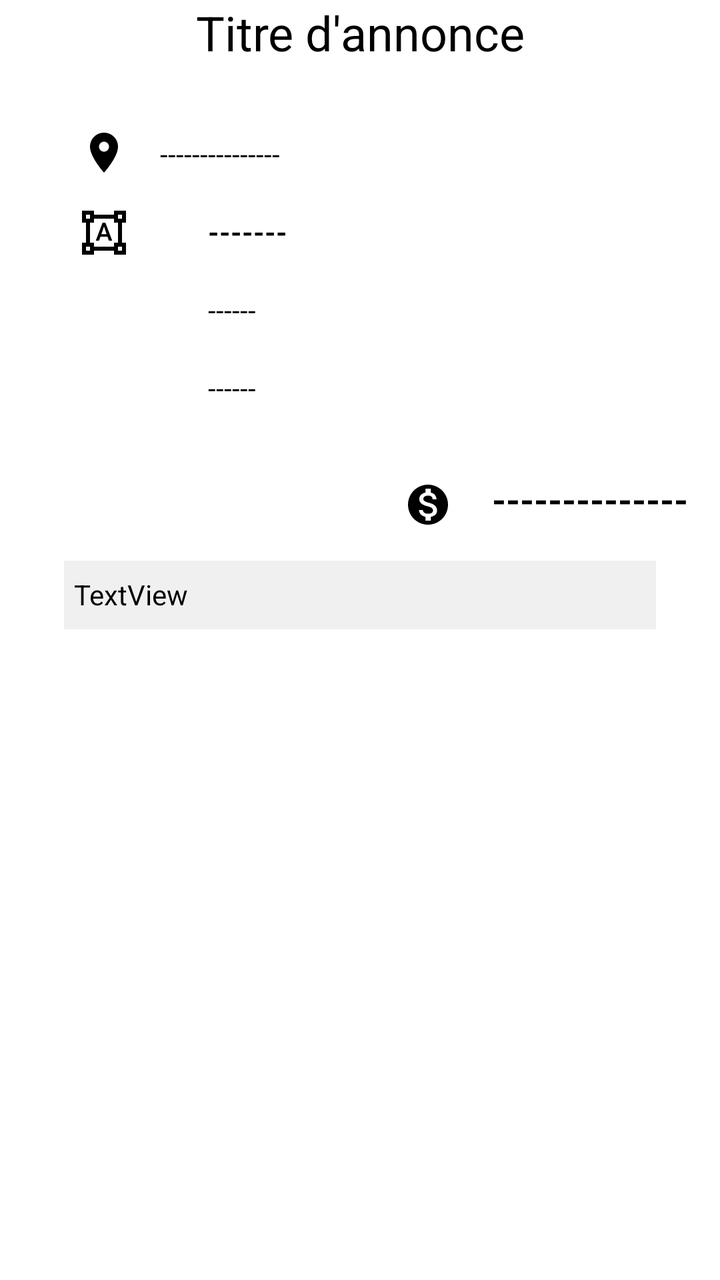
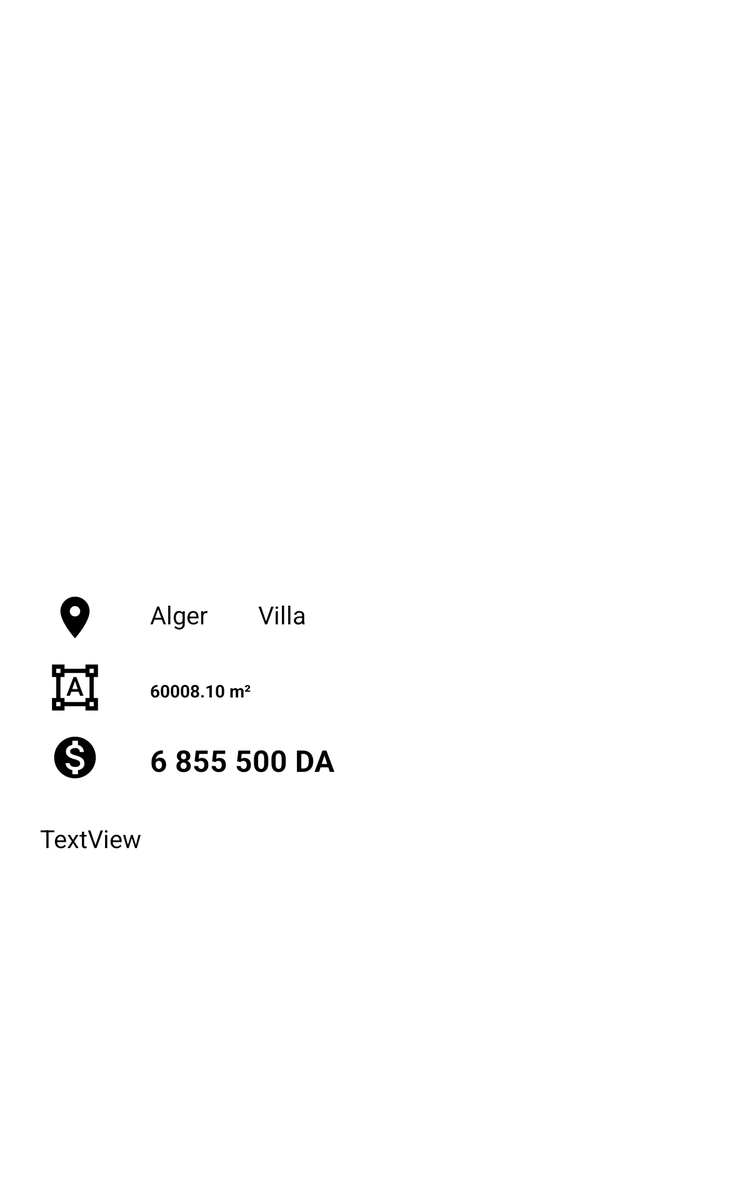

An Android layout and its configuration variant, each rendered on a device that would load it. The default file and the variant file are quoted in full after the pictures.
<!-- AndroidManifest.xml: application theme AppTheme -->
<!-- res/layout/fragment_annonce_details.xml -->
<?xml version="1.0" encoding="utf-8"?>
<androidx.constraintlayout.widget.ConstraintLayout
            xmlns:android="http://schemas.android.com/apk/res/android"
            xmlns:app="http://schemas.android.com/apk/res-auto"
            xmlns:tools="http://schemas.android.com/tools" android:orientation="vertical"
            android:layout_width="match_parent"
            android:layout_height="match_parent" android:background="@color/white">


    <TextView
            android:text="Titre d'annonce"
            android:layout_width="wrap_content"
            android:layout_height="wrap_content" android:id="@+id/titreDetails" app:layout_constraintTop_toTopOf="parent"
            app:layout_constraintStart_toStartOf="parent"
            app:layout_constraintEnd_toEndOf="parent" android:textSize="24sp" android:textColor="@color/black"/>

    <ScrollView
            android:layout_width="0dp"
            android:layout_height="0dp" app:layout_constraintBottom_toBottomOf="parent"
            app:layout_constraintStart_toStartOf="parent" app:layout_constraintEnd_toEndOf="parent"
            app:layout_constraintHorizontal_bias="0.0"
            android:layout_marginTop="16dp" app:layout_constraintTop_toBottomOf="@+id/titreDetails">
        <androidx.constraintlayout.widget.ConstraintLayout android:layout_width="match_parent"
                                                           android:layout_height="wrap_content"
        >
            <ImageView
                    android:layout_width="24dp"
                    android:layout_height="24dp" app:srcCompat="@drawable/ic_pie_chart_black_24dp"
                    android:id="@+id/imageView15"
                    app:layout_constraintStart_toStartOf="parent"
                    android:layout_marginStart="40dp"
                    app:layout_constraintTop_toBottomOf="@+id/imageView7" android:layout_marginTop="16dp"/>
            <TextView
                    android:text="------"
                    android:layout_width="wrap_content"
                    android:layout_height="19dp"
                    android:id="@+id/categorieDetaisl"
                    android:textAppearance="@style/TextAppearance.MaterialComponents.Headline5"
                    android:textColor="@color/black"
                    android:fontFamily="sans-serif"
                    android:layout_weight="1" android:textSize="14sp"
                    android:gravity="center"
                    app:layout_constraintStart_toEndOf="@+id/imageView3"
                    android:layout_marginStart="40dp"
                    android:layout_marginTop="20dp" app:layout_constraintTop_toBottomOf="@+id/areaDetails"/>
            <ImageView
                    android:layout_width="24dp"
                    android:layout_height="24dp" app:srcCompat="@drawable/ic_home_black_24dp"
                    android:id="@+id/imageView3"
                    app:layout_constraintStart_toStartOf="parent"
                    android:layout_marginStart="40dp"
                    app:layout_constraintTop_toBottomOf="@+id/imageView15" android:layout_marginTop="16dp"/>
            <TextView
                    android:text="---------------"
                    android:layout_width="wrap_content"
                    android:layout_height="wrap_content"
                    android:id="@+id/wilayaDetails"
                    android:textAppearance="@style/TextAppearance.MaterialComponents.Headline5"
                    android:textColor="@color/black"
                    android:fontFamily="sans-serif"
                    android:layout_weight="1" android:textSize="14sp"
                    android:gravity="center"
                    app:layout_constraintStart_toEndOf="@+id/imageView5"
                    android:layout_marginStart="16dp" app:layout_constraintTop_toTopOf="parent"
                    android:layout_marginTop="19dp"/>
            <TextView
                    android:text="-------"
                    android:layout_width="wrap_content"
                    android:layout_height="wrap_content"
                    android:id="@+id/areaDetails"
                    android:textAppearance="@style/TextAppearance.MaterialComponents.Headline5"
                    android:textColor="@color/black"
                    android:fontFamily="sans-serif"
                    android:layout_weight="1" android:textSize="14sp"
                    android:textStyle="bold"
                    app:layout_constraintTop_toBottomOf="@+id/wilayaDetails"
                    app:layout_constraintStart_toEndOf="@+id/imageView7" android:layout_marginStart="40dp"
                    android:layout_marginTop="20dp"/>
            <TextView
                    android:text="--------------"
                    android:layout_width="wrap_content"
                    android:layout_height="33dp"
                    android:id="@+id/priceDetails"
                    android:textAppearance="@style/TextAppearance.MaterialComponents.Headline5"
                    android:textColor="@color/black"
                    android:fontFamily="sans-serif"
                    android:layout_weight="1" android:textSize="18sp"
                    android:textStyle="bold"
                    android:layout_marginEnd="16dp" app:layout_constraintEnd_toEndOf="parent"
                    android:layout_marginBottom="8dp" app:layout_constraintBottom_toTopOf="@+id/descriptionDetails"
                    android:layout_marginTop="32dp" app:layout_constraintTop_toBottomOf="@+id/typeDetails"/>
            <ImageView
                    android:layout_width="24dp"
                    android:layout_height="24dp" app:srcCompat="@drawable/ic_marker_map"
                    android:id="@+id/imageView5"
                    app:layout_constraintStart_toStartOf="parent"
                    android:layout_marginStart="40dp" app:layout_constraintTop_toTopOf="parent"
                    android:layout_marginTop="16dp"/>
            <ImageView
                    android:layout_width="24dp"
                    android:layout_height="24dp" app:srcCompat="@drawable/ic_area"
                    android:id="@+id/imageView7" android:layout_marginTop="16dp"
                    app:layout_constraintTop_toBottomOf="@+id/imageView5" app:layout_constraintStart_toStartOf="parent"
                    android:layout_marginStart="40dp"/>
            <ImageView
                    android:layout_width="24dp"
                    android:layout_height="24dp" app:srcCompat="@drawable/ic_mony"
                    android:id="@+id/imageView8"
                    app:layout_constraintEnd_toStartOf="@+id/priceDetails" android:layout_marginEnd="20dp"
                    app:layout_constraintTop_toBottomOf="@+id/imageView3" android:layout_marginTop="32dp"/>
            <TextView
                    android:text="TextView"
                    android:layout_width="0dp"
                    android:layout_height="wrap_content"
                    android:id="@+id/descriptionDetails" app:layout_constraintEnd_toEndOf="parent"
                    android:layout_marginEnd="32dp"
                    app:layout_constraintStart_toStartOf="parent" android:layout_marginStart="32dp"
                    android:textColor="@color/black"
                    app:layout_constraintHorizontal_bias="1.0" app:layout_constraintTop_toBottomOf="@+id/imageView8"
                    android:layout_marginTop="16dp" app:layout_constraintBottom_toBottomOf="parent"
                    android:layout_marginBottom="8dp" android:background="@color/whiteGrey"
                    android:elegantTextHeight="true" android:padding="5dp"/>
            <TextView
                    android:layout_width="wrap_content"
                    android:layout_height="wrap_content"
                    android:id="@+id/typeDetails"
                    android:textAppearance="@style/TextAppearance.MaterialComponents.Headline5"
                    android:textColor="@color/black"
                    android:fontFamily="sans-serif"
                    android:layout_weight="1" android:textSize="14sp"
                    android:gravity="center"
                    app:layout_constraintStart_toEndOf="@+id/imageView3"
                    android:layout_marginStart="40dp" app:layout_constraintTop_toBottomOf="@+id/categorieDetaisl"
                    android:layout_marginTop="20dp" android:text="------"/>
        </androidx.constraintlayout.widget.ConstraintLayout>
    </ScrollView>
</androidx.constraintlayout.widget.ConstraintLayout>
<!-- resources referenced by this layout -->
<resources>
  <color name="black">#000000</color>
  <color name="white">#FFFFFF</color>
  <color name="whiteGrey">#F0F0F0</color>
  <!-- drawable ic_area (drawable) -->
  <?xml version="1.0" encoding="utf-8"?>
  <vector xmlns:android="http://schemas.android.com/apk/res/android"
          android:width="24dp"
          android:height="24dp"
          android:viewportWidth="24.0"
          android:viewportHeight="24.0">
      <path
              android:fillColor= "@color/black"
              android:pathData="M23 7V1h-6v2H7V1H1v6h2v10H1v6h6v-2h10v2h6v-6h-2V7h2zM3 3h2v2H3V3zm2 18H3v-2h2v2zm12-2H7v-2H5V7h2V5h10v2h2v10h-2v2zm4 2h-2v-2h2v2zM19 5V3h2v2h-2zm-5.27 9h-3.49l-.73 2H7.89l3.4-9h1.4l3.41 9h-1.63l-.74-2zm-3.04-1.26h2.61L12 8.91l-1.31 3.83z"/>
  </vector>
  <!-- drawable ic_marker_map (drawable) -->
  <?xml version="1.0" encoding="utf-8"?>
  <vector xmlns:android="http://schemas.android.com/apk/res/android"
          android:width="24dp"
          android:height="24dp"
          android:viewportWidth="24.0"
          android:viewportHeight="24.0">
      <path
              android:fillColor= "@color/black"
              android:pathData="M12 2C8.13 2 5 5.13 5 9c0 5.25 7 13 7 13s7-7.75 7-13c0-3.87-3.13-7-7-7zm0 9.5c-1.38 0-2.5-1.12-2.5-2.5s1.12-2.5 2.5-2.5 2.5 1.12 2.5 2.5-1.12 2.5-2.5 2.5"/>
  </vector>
  <!-- drawable ic_mony (drawable) -->
  <?xml version="1.0" encoding="utf-8"?>
  <vector xmlns:android="http://schemas.android.com/apk/res/android"
          android:width="24dp"
          android:height="24dp"
          android:viewportWidth="24.0"
          android:viewportHeight="24.0">
      <path
              android:fillColor= "@color/black"
              android:pathData="M12 2C6.48 2 2 6.48 2 12s4.48 10 10 10 10-4.48 10-10S17.52 2 12 2zm1.41 16.09V20h-2.67v-1.93c-1.71-.36-3.16-1.46-3.27-3.4h1.96c.1 1.05.82 1.87 2.65 1.87 1.96 0 2.4-.98 2.4-1.59 0-.83-.44-1.61-2.67-2.14-2.48-.6-4.18-1.62-4.18-3.67 0-1.72 1.39-2.84 3.11-3.21V4h2.67v1.95c1.86.45 2.79 1.86 2.85 3.39H14.3c-.05-1.11-.64-1.87-2.22-1.87-1.5 0-2.4.68-2.4 1.64 0 .84.65 1.39 2.67 1.91s4.18 1.39 4.18 3.91c-.01 1.83-1.38 2.83-3.12 3.16z"/>
  </vector>
  <style name="AppTheme" parent="Theme.AppCompat.Light.NoActionBar">
          
          <item name="colorPrimary">@color/colorPrimary</item>
          <item name="colorPrimaryDark">@color/colorPrimaryDark</item>
          <item name="colorAccent">@color/colorAccent</item>
      </style>
  <color name="colorPrimary">#42A5F5</color>
  <color name="colorPrimaryDark">#1565C0</color>
  <color name="colorAccent">#42A5F5</color>
</resources>
<!-- res/layout-sw600dp/fragment_annonce_details.xml (the author's variant of the layout above) -->
<!-- drawn on a 7-inch tablet held upright -->
<?xml version="1.0" encoding="utf-8"?>
<androidx.constraintlayout.widget.ConstraintLayout
            xmlns:android="http://schemas.android.com/apk/res/android"
            xmlns:app="http://schemas.android.com/apk/res-auto"
            xmlns:tools="http://schemas.android.com/tools" android:orientation="vertical"
            android:layout_width="match_parent"
            android:layout_height="match_parent" android:background="@color/white">


    <androidx.viewpager.widget.ViewPager
            android:layout_width="0dp"
            android:layout_height="450dp" app:layout_constraintEnd_toEndOf="parent"
            app:layout_constraintStart_toStartOf="parent"
            app:layout_constraintTop_toTopOf="parent" android:id="@+id/viewPager">
    </androidx.viewpager.widget.ViewPager>

    <ScrollView
            android:layout_width="0dp"
            android:layout_height="0dp" app:layout_constraintBottom_toBottomOf="parent"
            app:layout_constraintStart_toStartOf="parent" app:layout_constraintEnd_toEndOf="parent"
            app:layout_constraintHorizontal_bias="0.0" android:layout_marginTop="8dp"
            app:layout_constraintTop_toBottomOf="@+id/viewPager">
        <androidx.constraintlayout.widget.ConstraintLayout android:layout_width="match_parent" android:layout_height="200dp"
                      android:orientation="vertical">
            <TextView
                    android:text="Alger"
                    android:layout_width="wrap_content"
                    android:layout_height="wrap_content"
                    android:id="@+id/wilayaDetails"
                    android:textAppearance="@style/TextAppearance.MaterialComponents.Headline5"
                    android:textColor="@color/black"
                    android:fontFamily="sans-serif"
                    android:layout_weight="1" android:textSize="20sp"
                    android:gravity="center"
                    app:layout_constraintStart_toEndOf="@+id/imageView5"
                    android:layout_marginStart="40dp" app:layout_constraintTop_toTopOf="parent"
                    android:layout_marginTop="20dp"/>
            <TextView
                    android:text="Villa"
                    android:layout_width="wrap_content"
                    android:layout_height="wrap_content"
                    android:id="@+id/typeDetails"
                    android:textAppearance="@style/TextAppearance.MaterialComponents.Headline5"
                    android:textColor="@color/black"
                    android:fontFamily="sans-serif"
                    android:layout_weight="1" android:textSize="20sp"
                    android:gravity="center"
                    app:layout_constraintStart_toEndOf="@+id/wilayaDetails"
                    android:layout_marginStart="40dp"
                    app:layout_constraintTop_toTopOf="parent" android:layout_marginTop="20dp"/>
            <TextView
                    android:text="60008.10 m²"
                    android:layout_width="wrap_content"
                    android:layout_height="wrap_content"
                    android:id="@+id/areaDetails"
                    android:textAppearance="@style/TextAppearance.MaterialComponents.Headline5"
                    android:textColor="@color/black"
                    android:fontFamily="sans-serif"
                    android:layout_weight="1" android:textSize="14sp"
                    android:textStyle="bold"
                    app:layout_constraintTop_toBottomOf="@+id/wilayaDetails"
                    app:layout_constraintStart_toEndOf="@+id/imageView7" android:layout_marginStart="40dp"
                    android:layout_marginTop="38dp"/>
            <TextView
                    android:text="6 855 500 DA"
                    android:layout_width="wrap_content"
                    android:layout_height="33dp"
                    android:id="@+id/priceDetails"
                    android:textAppearance="@style/TextAppearance.MaterialComponents.Headline5"
                    android:textColor="@color/black"
                    android:fontFamily="sans-serif"
                    android:layout_weight="1" android:textSize="24sp"
                    android:textStyle="bold"
                    android:layout_marginTop="30dp"
                    app:layout_constraintTop_toBottomOf="@+id/areaDetails"
                    app:layout_constraintStart_toEndOf="@+id/imageView8"
                    android:layout_marginStart="40dp"/>
            <ImageView
                    android:layout_width="40dp"
                    android:layout_height="40dp" app:srcCompat="@drawable/ic_marker_map"
                    android:id="@+id/imageView5"
                    app:layout_constraintStart_toStartOf="parent"
                    android:layout_marginStart="40dp" app:layout_constraintTop_toTopOf="parent"
                    android:layout_marginTop="16dp"/>
            <ImageView
                    android:layout_width="40dp"
                    android:layout_height="40dp" app:srcCompat="@drawable/ic_area"
                    android:id="@+id/imageView7" android:layout_marginTop="16dp"
                    app:layout_constraintTop_toBottomOf="@+id/imageView5" app:layout_constraintStart_toStartOf="parent"
                    android:layout_marginStart="40dp"/>
            <ImageView
                    android:layout_width="40dp"
                    android:layout_height="40dp" app:srcCompat="@drawable/ic_mony"
                    android:id="@+id/imageView8" android:layout_marginTop="16dp"
                    app:layout_constraintTop_toBottomOf="@+id/imageView7" app:layout_constraintStart_toStartOf="parent"
                    android:layout_marginStart="40dp"/>
            <TextView
                    android:text="TextView"
                    android:layout_width="0dp"
                    android:layout_height="wrap_content"
                    android:id="@+id/descriptionDetails" app:layout_constraintEnd_toEndOf="parent"
                    android:layout_marginEnd="32dp"
                    app:layout_constraintStart_toStartOf="parent" android:layout_marginStart="32dp"
                    android:layout_marginTop="32dp" app:layout_constraintTop_toBottomOf="@+id/priceDetails"
                    android:textColor="@color/black" android:textSize="20sp"/>
        </androidx.constraintlayout.widget.ConstraintLayout>
    </ScrollView>
</androidx.constraintlayout.widget.ConstraintLayout>
<!-- resources referenced by the variant -->
<!-- as a 7-inch tablet held upright resolves them -->
<resources>
  <color name="black">#000000</color>
  <color name="white">#FFFFFF</color>
  <!-- drawable ic_area (drawable) -->
  <?xml version="1.0" encoding="utf-8"?>
  <vector xmlns:android="http://schemas.android.com/apk/res/android"
          android:width="24dp"
          android:height="24dp"
          android:viewportWidth="24.0"
          android:viewportHeight="24.0">
      <path
              android:fillColor= "@color/black"
              android:pathData="M23 7V1h-6v2H7V1H1v6h2v10H1v6h6v-2h10v2h6v-6h-2V7h2zM3 3h2v2H3V3zm2 18H3v-2h2v2zm12-2H7v-2H5V7h2V5h10v2h2v10h-2v2zm4 2h-2v-2h2v2zM19 5V3h2v2h-2zm-5.27 9h-3.49l-.73 2H7.89l3.4-9h1.4l3.41 9h-1.63l-.74-2zm-3.04-1.26h2.61L12 8.91l-1.31 3.83z"/>
  </vector>
  <!-- drawable ic_marker_map (drawable) -->
  <?xml version="1.0" encoding="utf-8"?>
  <vector xmlns:android="http://schemas.android.com/apk/res/android"
          android:width="24dp"
          android:height="24dp"
          android:viewportWidth="24.0"
          android:viewportHeight="24.0">
      <path
              android:fillColor= "@color/black"
              android:pathData="M12 2C8.13 2 5 5.13 5 9c0 5.25 7 13 7 13s7-7.75 7-13c0-3.87-3.13-7-7-7zm0 9.5c-1.38 0-2.5-1.12-2.5-2.5s1.12-2.5 2.5-2.5 2.5 1.12 2.5 2.5-1.12 2.5-2.5 2.5"/>
  </vector>
  <!-- drawable ic_mony (drawable) -->
  <?xml version="1.0" encoding="utf-8"?>
  <vector xmlns:android="http://schemas.android.com/apk/res/android"
          android:width="24dp"
          android:height="24dp"
          android:viewportWidth="24.0"
          android:viewportHeight="24.0">
      <path
              android:fillColor= "@color/black"
              android:pathData="M12 2C6.48 2 2 6.48 2 12s4.48 10 10 10 10-4.48 10-10S17.52 2 12 2zm1.41 16.09V20h-2.67v-1.93c-1.71-.36-3.16-1.46-3.27-3.4h1.96c.1 1.05.82 1.87 2.65 1.87 1.96 0 2.4-.98 2.4-1.59 0-.83-.44-1.61-2.67-2.14-2.48-.6-4.18-1.62-4.18-3.67 0-1.72 1.39-2.84 3.11-3.21V4h2.67v1.95c1.86.45 2.79 1.86 2.85 3.39H14.3c-.05-1.11-.64-1.87-2.22-1.87-1.5 0-2.4.68-2.4 1.64 0 .84.65 1.39 2.67 1.91s4.18 1.39 4.18 3.91c-.01 1.83-1.38 2.83-3.12 3.16z"/>
  </vector>
  <style name="AppTheme" parent="Theme.AppCompat.Light.NoActionBar">
          
          <item name="colorPrimary">@color/colorPrimary</item>
          <item name="colorPrimaryDark">@color/colorPrimaryDark</item>
          <item name="colorAccent">@color/colorAccent</item>
      </style>
  <color name="colorPrimary">#42A5F5</color>
  <color name="colorPrimaryDark">#1565C0</color>
  <color name="colorAccent">#42A5F5</color>
</resources>
